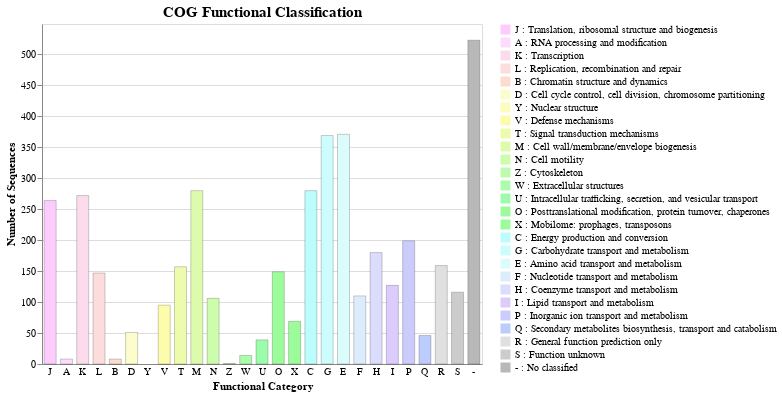

Write notebook code for a chart like this one.
### Code cell
from cogclassifier.plot import plot_cog_count_barchart

cog_count_file = "./cog_count_add_no_classify.tsv"
barchart = plot_cog_count_barchart(cog_count_file)
barchart

### Figure 1 — Vega-Lite specification as saved in the notebook (floating-point values rounded to 4 significant figures)
{"config": {"view": {"continuousWidth": 300, "continuousHeight": 300}, "axisX": {"labelAngle": 0, "tickSize": 0}, "legend": {"labelLimit": 0}, "mark": {"stroke": "black", "strokeOpacity": 1, "strokeWidth": 0.15, "width": 12}, "title": {"fontSize": 15}}, "data": {"name": "data-93c9afc15ac9a20bbd2a3dd5c7922a0b"}, "mark": {"type": "bar", "stroke": "black", "strokeWidth": 0.2}, "encoding": {"color": {"field": "L_DESCRIPTION", "scale": {"domain": ["J : Translation, ribosomal structure and biogenesis", "A : RNA processing and modification", "K : Transcription", "L : Replication, recombination and repair", "B : Chromatin structure and dynamics", "D : Cell cycle control, cell division, chromosome partitioning", "Y : Nuclear structure", "V : Defense mechanisms", "T : Signal transduction mechanisms", "M : Cell wall/membrane/envelope biogenesis", "N : Cell motility", "Z : Cytoskeleton", "W : Extracellular structures", "U : Intracellular trafficking, secretion, and vesicular transport", "O : Posttranslational modification, protein turnover, chaperones", "X : Mobilome: prophages, transposons", "C : Energy production and conversion", "G : Carbohydrate transport and metabolism", "E : Amino acid transport and metabolism", "F : Nucleotide transport and metabolism", "H : Coenzyme transport and metabolism", "I : Lipid transport and metabolism", "P : Inorganic ion transport and metabolism", "Q : Secondary metabolites biosynthesis, transport and catabolism", "R : General function prediction only", "S : Function unknown", "- : No classified"], "range": ["#FCCCFC", "#FCDCFC", "#FCDCEC", "#FCDCDC", "#FCDCCC", "#FCFCCC", "#FCFCBC", "#FCFCAC", "#ECFCAC", "#DCFCAC", "#CCFCAC", "#BCFCAC", "#ACFCAC", "#9CFCAC", "#9CFC9C", "#9CFC9C", "#BCFCFC", "#CCFCFC", "#DCFCFC", "#DCECFC", "#DCDCFC", "#DCCCFC", "#CCCCFC", "#BCCCFC", "#E0E0E0", "#CCCCCC", "#B8B8B8"]}, "title": "", "type": "nominal"}, "stroke": {"condition": {"test": "(datum['COUNT'] > 0)", "value": "black"}, "value": "transparent"}, "tooltip": [{"field": "DESCRIPTION", "type": "nominal"}, {"field": "LETTER", "type": "nominal"}, {"field": "COUNT", "type": "quantitative"}, {"field": "RATIO(%)", "type": "nominal"}], "x": {"field": "LETTER", "sort": null, "title": "Functional Category", "type": "nominal"}, "y": {"axis": {"format": "c"}, "field": "COUNT", "scale": {"clamp": true, "domainMax": 549.1}, "title": "Number of Sequences", "type": "quantitative"}}, "height": 340, "title": "COG Functional Classification", "width": 440, "$schema": "https://vega.github.io/schema/vega-lite/v5.20.1.json", "datasets": {"data-93c9afc15ac9a20bbd2a3dd5c7922a0b": [{"LETTER": "J", "COUNT": 264, "GROUP": "INFORMATION STORAGE AND PROCESSING", "COLOR": "#FCCCFC", "DESCRIPTION": "Translation, ribosomal structure and biogenesis", "RATIO": 0.06377, "RATIO(%)": "6.38%", "L_DESCRIPTION": "J : Translation, ribosomal structure and biogenesis"}, {"LETTER": "A", "COUNT": 8, "GROUP": "INFORMATION STORAGE AND PROCESSING", "COLOR": "#FCDCFC", "DESCRIPTION": "RNA processing and modification", "RATIO": 0.001932, "RATIO(%)": "0.19%", "L_DESCRIPTION": "A : RNA processing and modification"}, {"LETTER": "K", "COUNT": 272, "GROUP": "INFORMATION STORAGE AND PROCESSING", "COLOR": "#FCDCEC", "DESCRIPTION": "Transcription", "RATIO": 0.0657, "RATIO(%)": "6.57%", "L_DESCRIPTION": "K : Transcription"}, {"LETTER": "L", "COUNT": 147, "GROUP": "INFORMATION STORAGE AND PROCESSING", "COLOR": "#FCDCDC", "DESCRIPTION": "Replication, recombination and repair", "RATIO": 0.03551, "RATIO(%)": "3.55%", "L_DESCRIPTION": "L : Replication, recombination and repair"}, {"LETTER": "B", "COUNT": 8, "GROUP": "INFORMATION STORAGE AND PROCESSING", "COLOR": "#FCDCCC", "DESCRIPTION": "Chromatin structure and dynamics", "RATIO": 0.001932, "RATIO(%)": "0.19%", "L_DESCRIPTION": "B : Chromatin structure and dynamics"}, {"LETTER": "D", "COUNT": 51, "GROUP": "CELLULAR PROCESSES AND SIGNALING", "COLOR": "#FCFCCC", "DESCRIPTION": "Cell cycle control, cell division, chromosome partitioning", "RATIO": 0.01232, "RATIO(%)": "1.23%", "L_DESCRIPTION": "D : Cell cycle control, cell division, chromosome partitioning"}, {"LETTER": "Y", "COUNT": 0, "GROUP": "CELLULAR PROCESSES AND SIGNALING", "COLOR": "#FCFCBC", "DESCRIPTION": "Nuclear structure", "RATIO": 0.0, "RATIO(%)": "0.00%", "L_DESCRIPTION": "Y : Nuclear structure"}, {"LETTER": "V", "COUNT": 95, "GROUP": "CELLULAR PROCESSES AND SIGNALING", "COLOR": "#FCFCAC", "DESCRIPTION": "Defense mechanisms", "RATIO": 0.02295, "RATIO(%)": "2.29%", "L_DESCRIPTION": "V : Defense mechanisms"}, {"LETTER": "T", "COUNT": 157, "GROUP": "CELLULAR PROCESSES AND SIGNALING", "COLOR": "#ECFCAC", "DESCRIPTION": "Signal transduction mechanisms", "RATIO": 0.03792, "RATIO(%)": "3.79%", "L_DESCRIPTION": "T : Signal transduction mechanisms"}, {"LETTER": "M", "COUNT": 280, "GROUP": "CELLULAR PROCESSES AND SIGNALING", "COLOR": "#DCFCAC", "DESCRIPTION": "Cell wall/membrane/envelope biogenesis", "RATIO": 0.06763, "RATIO(%)": "6.76%", "L_DESCRIPTION": "M : Cell wall/membrane/envelope biogenesis"}, {"LETTER": "N", "COUNT": 106, "GROUP": "CELLULAR PROCESSES AND SIGNALING", "COLOR": "#CCFCAC", "DESCRIPTION": "Cell motility", "RATIO": 0.0256, "RATIO(%)": "2.56%", "L_DESCRIPTION": "N : Cell motility"}, {"LETTER": "Z", "COUNT": 1, "GROUP": "CELLULAR PROCESSES AND SIGNALING", "COLOR": "#BCFCAC", "DESCRIPTION": "Cytoskeleton", "RATIO": 0.0002415, "RATIO(%)": "0.02%", "L_DESCRIPTION": "Z : Cytoskeleton"}, {"LETTER": "W", "COUNT": 14, "GROUP": "CELLULAR PROCESSES AND SIGNALING", "COLOR": "#ACFCAC", "DESCRIPTION": "Extracellular structures", "RATIO": 0.003382, "RATIO(%)": "0.34%", "L_DESCRIPTION": "W : Extracellular structures"}, {"LETTER": "U", "COUNT": 39, "GROUP": "CELLULAR PROCESSES AND SIGNALING", "COLOR": "#9CFCAC", "DESCRIPTION": "Intracellular trafficking, secretion, and vesicular transport", "RATIO": 0.00942, "RATIO(%)": "0.94%", "L_DESCRIPTION": "U : Intracellular trafficking, secretion, and vesicular transport"}, {"LETTER": "O", "COUNT": 149, "GROUP": "CELLULAR PROCESSES AND SIGNALING", "COLOR": "#9CFC9C", "DESCRIPTION": "Posttranslational modification, protein turnover, chaperones", "RATIO": 0.03599, "RATIO(%)": "3.60%", "L_DESCRIPTION": "O : Posttranslational modification, protein turnover, chaperones"}, {"LETTER": "X", "COUNT": 69, "GROUP": "CELLULAR PROCESSES AND SIGNALING", "COLOR": "#9CFC9C", "DESCRIPTION": "Mobilome: prophages, transposons", "RATIO": 0.01667, "RATIO(%)": "1.67%", "L_DESCRIPTION": "X : Mobilome: prophages, transposons"}, {"LETTER": "C", "COUNT": 280, "GROUP": "METABOLISM", "COLOR": "#BCFCFC", "DESCRIPTION": "Energy production and conversion", "RATIO": 0.06763, "RATIO(%)": "6.76%", "L_DESCRIPTION": "C : Energy production and conversion"}, {"LETTER": "G", "COUNT": 369, "GROUP": "METABOLISM", "COLOR": "#CCFCFC", "DESCRIPTION": "Carbohydrate transport and metabolism", "RATIO": 0.08913, "RATIO(%)": "8.91%", "L_DESCRIPTION": "G : Carbohydrate transport and metabolism"}, {"LETTER": "E", "COUNT": 371, "GROUP": "METABOLISM", "COLOR": "#DCFCFC", "DESCRIPTION": "Amino acid transport and metabolism", "RATIO": 0.08961, "RATIO(%)": "8.96%", "L_DESCRIPTION": "E : Amino acid transport and metabolism"}, {"LETTER": "F", "COUNT": 110, "GROUP": "METABOLISM", "COLOR": "#DCECFC", "DESCRIPTION": "Nucleotide transport and metabolism", "RATIO": 0.02657, "RATIO(%)": "2.66%", "L_DESCRIPTION": "F : Nucleotide transport and metabolism"}, {"LETTER": "H", "COUNT": 180, "GROUP": "METABOLISM", "COLOR": "#DCDCFC", "DESCRIPTION": "Coenzyme transport and metabolism", "RATIO": 0.04348, "RATIO(%)": "4.35%", "L_DESCRIPTION": "H : Coenzyme transport and metabolism"}, {"LETTER": "I", "COUNT": 127, "GROUP": "METABOLISM", "COLOR": "#DCCCFC", "DESCRIPTION": "Lipid transport and metabolism", "RATIO": 0.03068, "RATIO(%)": "3.07%", "L_DESCRIPTION": "I : Lipid transport and metabolism"}, {"LETTER": "P", "COUNT": 199, "GROUP": "METABOLISM", "COLOR": "#CCCCFC", "DESCRIPTION": "Inorganic ion transport and metabolism", "RATIO": 0.04807, "RATIO(%)": "4.81%", "L_DESCRIPTION": "P : Inorganic ion transport and metabolism"}, {"LETTER": "Q", "COUNT": 46, "GROUP": "METABOLISM", "COLOR": "#BCCCFC", "DESCRIPTION": "Secondary metabolites biosynthesis, transport and catabolism", "RATIO": 0.01111, "RATIO(%)": "1.11%", "L_DESCRIPTION": "Q : Secondary metabolites biosynthesis, transport and catabolism"}, {"LETTER": "R", "COUNT": 159, "GROUP": "POORLY CHARACTERIZED", "COLOR": "#E0E0E0", "DESCRIPTION": "General function prediction only", "RATIO": 0.03841, "RATIO(%)": "3.84%", "L_DESCRIPTION": "R : General function prediction only"}, {"LETTER": "S", "COUNT": 116, "GROUP": "POORLY CHARACTERIZED", "COLOR": "#CCCCCC", "DESCRIPTION": "Function unknown", "RATIO": 0.02802, "RATIO(%)": "2.80%", "L_DESCRIPTION": "S : Function unknown"}, {"LETTER": "-", "COUNT": 523, "GROUP": "-", "COLOR": "#B8B8B8", "DESCRIPTION": "No classified", "RATIO": 0.1263, "RATIO(%)": "12.63%", "L_DESCRIPTION": "- : No classified"}]}}
